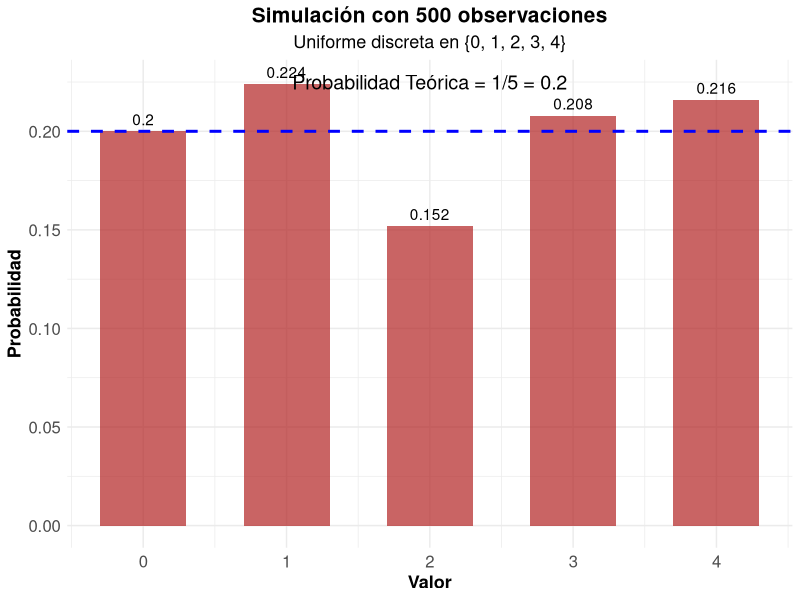
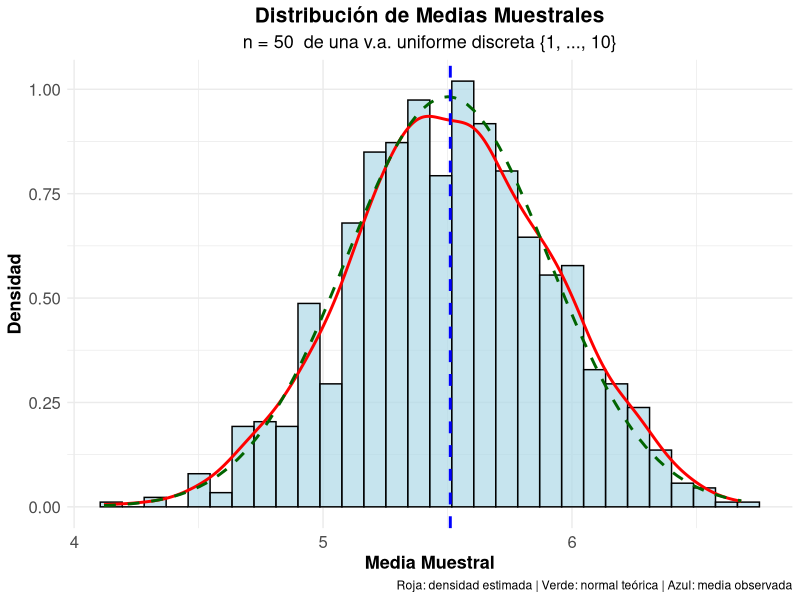
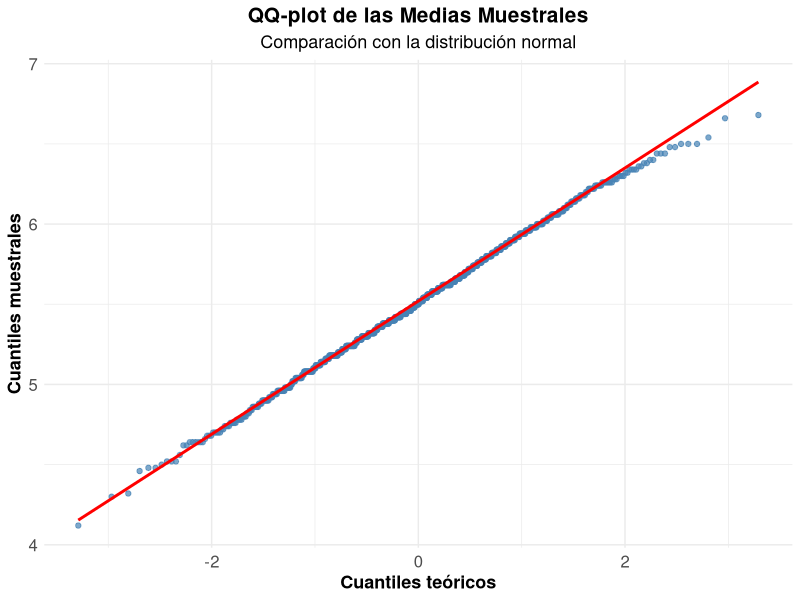

Write R code to recreate these figures, in order.
## ---- chunk 1
#| label: setup
#| include: false
library(tidyverse)
library(kableExtra)
library(gridExtra)

# Tema de las gráficas (el mismo de las notas de clase)
tema_clase <- theme_minimal() +
  theme(
    legend.title = element_text(size=13, face="bold"),
    legend.text = element_text(size=13),
    plot.title = element_text(size=15, face="bold", hjust = 0.5),
    plot.subtitle = element_text(size=13, hjust = 0.5),
    axis.text.x=element_text(size=12),
    axis.text.y=element_text(size=12),
    axis.title.x = element_text(face="bold", size=13),
    axis.title.y = element_text(face="bold", size=13)
  )
## ---- chunk 2
#| code-fold: true
#| label: ejercicio-unif1-parametros

# Parámetros
valores_u <- 0:4
n_valores <- length(valores_u)

media_teo_u <- sum(valores_u) / n_valores
var_teo_u <- sum((valores_u - media_teo_u)^2) / n_valores
desv_teo_u <- sqrt(var_teo_u)

cat("Media teórica:", media_teo_u, "\n")
cat("Varianza teórica:", var_teo_u, "\n")
cat("Desviación estándar teórica:", round(desv_teo_u, 4), "\n")
## ---- chunk 3
#| code-fold: true
#| label: ejercicio-unif1-simulacion

# Generar 500 números aleatorios
n_sim_u <- 500
set.seed(2026)
muestra_u <- sample(valores_u, n_sim_u, replace = TRUE)

# Frecuencias observadas (se fuerzan todos los valores del soporte)
freq_abs_u <- table(factor(muestra_u, levels = valores_u))
freq_rel_u <- prop.table(freq_abs_u)

# Comparar con probabilidades teóricas
comparacion_u <- data.frame(
  Valor = valores_u,
  Prob_Teorica = rep(1 / n_valores, n_valores),
  Freq_Absoluta = as.numeric(freq_abs_u),
  Freq_Observada = as.numeric(freq_rel_u)
)
comparacion_u$Diferencia <- abs(comparacion_u$Freq_Observada - comparacion_u$Prob_Teorica)

kable(comparacion_u,
      caption = "Comparación entre probabilidades teóricas y observadas (500 observaciones)",
      col.names = c("Valor", "Prob. Teórica", "Frec. Absoluta", "Freq. Observada", "Diferencia"),
      digits = 4) |>
  kable_styling(bootstrap_options = "striped")

# Comparación de media y varianza
comp_param_u <- data.frame(
  Estadística = c("Media", "Varianza", "Desv. Estándar"),
  Teórico = c(media_teo_u, var_teo_u, desv_teo_u),
  Observado = c(mean(muestra_u), var(muestra_u), sd(muestra_u))
)

kable(comp_param_u,
      caption = "Comparación de parámetros: teóricos vs simulación",
      digits = 4) |>
  kable_styling(bootstrap_options = "striped")

# Prueba chi-cuadrado de bondad de ajuste
prueba_u <- chisq.test(as.numeric(freq_abs_u), p = rep(1 / n_valores, n_valores))
cat("Prueba chi-cuadrado de bondad de ajuste:\n")
cat("Estadístico =", round(prueba_u$statistic, 4), "| p-valor =", round(prueba_u$p.value, 4), "\n")
## ---- chunk 4
#| code-fold: true
#| label: ejercicio-unif1-grafico
#| fig-width: 8
#| fig-height: 6
#| fig-align: "center"
#| fig-cap: "Comparación entre distribución teórica y simulada"

ggplot(comparacion_u) +
  geom_col(aes(x = Valor, y = Freq_Observada), alpha = 0.7, fill = "firebrick", width = 0.6) +
  geom_text(aes(x = Valor, y = Freq_Observada, label = round(Freq_Observada, 3)), vjust = -0.5) +
  scale_x_continuous(breaks = valores_u) +
  geom_hline(yintercept = 1 / n_valores, color = "blue", linetype = "dashed", linewidth = 1) +
  annotate("text", x = 2, y = 1 / n_valores + 0.025, label = "Probabilidad Teórica = 1/5 = 0.2",
           color = "black", size = 5) +
  labs(title = paste("Simulación con", n_sim_u, "observaciones"),
       subtitle = "Uniforme discreta en {0, 1, 2, 3, 4}",
       x = "Valor",
       y = "Probabilidad") +
  tema_clase
## ---- chunk 5
#| code-fold: true
#| label: ejercicio-unif2-tcl
#| fig-width: 8
#| fig-height: 6
#| fig-align: "center"
#| fig-cap: "Verificación del Teorema Central del Límite"

# Parámetros
k_muestra <- 1000
n_muestra <- 50
valores_tcl <- 1:10
N_valores <- length(valores_tcl)

mu_tcl <- mean(valores_tcl)
var_tcl <- (N_valores^2 - 1) / 12
var_media_tcl <- var_tcl / n_muestra

# Simular medias muestrales
set.seed(2027)
medias_muestrales <- replicate(k_muestra, {
  muestra <- sample(valores_tcl, n_muestra, replace = TRUE)
  mean(muestra)
})

# Crear histograma
hist_data <- data.frame(Medias = medias_muestrales)

ggplot(hist_data) +
  geom_histogram(aes(x = Medias, after_stat(density)), bins = 30,
                 fill = "lightblue", alpha = 0.7, color = "black") +
  geom_density(aes(x = Medias), color = "red", linewidth = 1) +
  geom_function(fun = dnorm, args = list(mean = mu_tcl, sd = sqrt(var_media_tcl)),
                color = "darkgreen", linetype = "dashed", linewidth = 1) +
  geom_vline(xintercept = mean(medias_muestrales),
             color = "blue", linetype = "dashed", linewidth = 1) +
  labs(title = "Distribución de Medias Muestrales",
       subtitle = paste("n =", n_muestra, " de una v.a. uniforme discreta {1, ..., 10}"),
       x = "Media Muestral",
       y = "Densidad",
       caption = "Roja: densidad estimada | Verde: normal teórica | Azul: media observada") +
  tema_clase

# Estadísticas
cat("Media teórica:", mu_tcl, "\n")
cat("Media observada:", round(mean(medias_muestrales), 4), "\n")
cat("Varianza teórica de la media:", round(var_media_tcl, 4), "\n")
cat("Varianza observada de la media:", round(var(medias_muestrales), 4), "\n")
## ---- chunk 6
#| code-fold: true
#| label: ejercicio-unif2-qq
#| fig-align: "center"
#| fig-cap: "QQ-plot de las medias muestrales"

ggplot(hist_data, aes(sample = Medias)) +
  stat_qq(color = "steelblue", alpha = 0.7) +
  stat_qq_line(color = "red", linewidth = 1) +
  labs(title = "QQ-plot de las Medias Muestrales",
       subtitle = "Comparación con la distribución normal",
       x = "Cuantiles teóricos",
       y = "Cuantiles muestrales") +
  tema_clase

# Prueba de normalidad
cat("Prueba de Shapiro-Wilk, p-valor:", round(shapiro.test(medias_muestrales)$p.value, 4), "\n")

# Proporción de medias dentro de ±1.96 errores estándar
z_medias <- (medias_muestrales - mu_tcl) / sqrt(var_media_tcl)
cat("Proporción de medias en [-1.96, 1.96] errores estándar:", round(mean(abs(z_medias) <= 1.96), 4),
    "(teórico: 0.95)\n")
